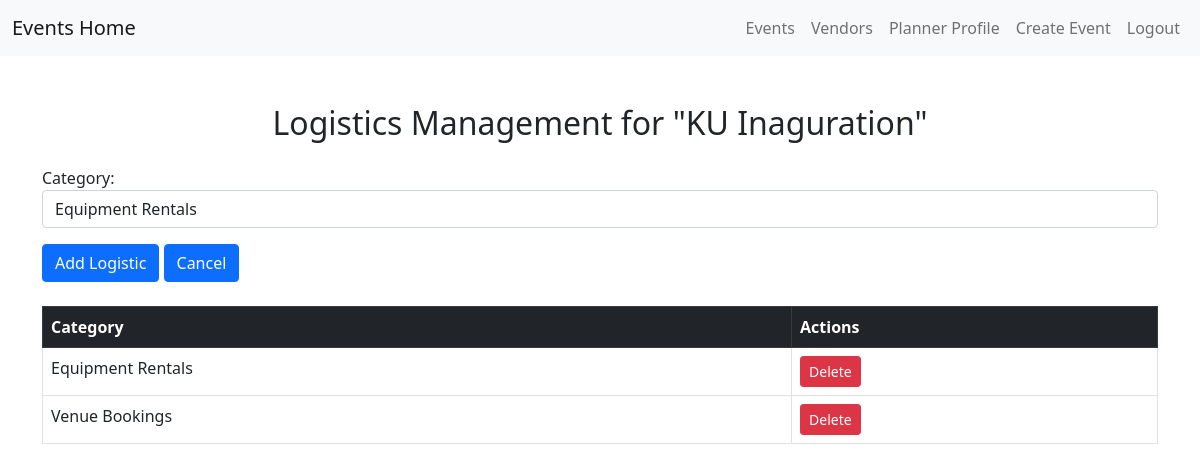
Screenshot of /logistics/1/ (signed in) with the database file from the repository.
### base/models.py (models this page shows, shortened)
class Event(models.Model):
    name = models.CharField(max_length=100)
    description = models.TextField()
    date = models.DateField()
    time = models.TimeField()
    location = models.CharField(max_length=100)
    max_attendees = models.IntegerField()
    registrations = models.IntegerField(default=0)
    categories = models.ManyToManyField('EventCategory')
    created_by = models.ForeignKey(User, on_delete=models.SET_NULL, null=True)
    vip_cost = models.IntegerField(default=2000, null=True)
    standard_cost = models.IntegerField(default=500, null=True)

class Logistics(models.Model):
    event = models.ForeignKey(Event, on_delete=models.CASCADE)
    category = models.CharField(max_length=100, choices=[
        ('Equipment Rentals', 'Equipment Rentals'),
        ('Catering Services', 'Catering Services'),
        ('Venue Bookings', 'Venue Bookings'),
        ('Transportation', 'Transportation'),
    ], default='Equipment Rentals')

### base/views.py (the view)
# urls.py: path('logistics/<int:event_id>/', views.logistics_management, name='logistics'),
@login_required(login_url='login')
@user_passes_test(lambda u: is_Admin(u) or is_EventPlanner(u))
def logistics_management(request, event_id):
    event = Event.objects.get(id=event_id)
    logistics = Logistics.objects.filter(event=event)
    if request.method == 'POST':
        form = LogisticsForm(request.POST)
        if form.is_valid():
            logistic = form.save(commit=False)
            logistic.event = event
            logistic.save()
            return redirect('logistics', event_id=event_id)
    else:
        form = LogisticsForm()
    return render(request, 'logisticsManagement.html', {'event': event, 'logistics': logistics, 'form': form})

### base/forms.py
class LogisticsForm(forms.ModelForm):
    class Meta:
        model = Logistics
        fields = ['category']
        widgets = {
            'category': forms.Select(attrs={'class': 'form-control'}),
        }

### base/templatetags/events.py (called while the page is built)
@register.filter(name='is_EventPlanner')
def is_EventPlanner(user):
    return user.groups.filter(name='Event Planner').exists()

@register.filter(name='is_Admin')
def is_Admin(user):
    return user.groups.filter(name='Admin').exists()

@register.filter(name='is_Vendor')
def is_Vendor(user):
    return user.groups.filter(name='Vendor').exists()

### base/views.py (called while the page is built)
def is_Admin(user):
    return user.groups.filter(name='Admin').exists()

def is_EventPlanner(user):
    return user.groups.filter(name='Event Planner').exists()

### templates/logisticsManagement.html (shortened to what this page needs)
{% load events %}
<!DOCTYPE html>
<html lang="en">
<head>
    <link href="https://cdn.jsdelivr.net/npm/bootstrap@5.0.2/dist/css/bootstrap.min.css" rel="stylesheet">
</head>
<body>
    {% include 'navbar.html' %}
    <div class="container mt-5">
        <h2 class="text-center mb-4">Logistics Management for "{{ event.name }}"</h2>
        <form method="post" class="mb-4">
            {{ form.as_p }}
            <button type="submit" class="btn btn-primary">Add Logistic</button>
            <a href="{% url 'event-details' event.id %}" class="btn btn-primary">Cancel</a>
        </form>
        {% if logistics %}
        <table class="table table-bordered table-hover">
            <thead class="table-dark">
                <tr>
                    <th>Category</th>
                    <th>Actions</th>
                </tr>
            </thead>
            <tbody>
                {% for logistic in logistics %}
                <tr>
                    <td>{{ logistic.category }}</td>
                    <td>
                        <a href="{% url 'logistics-delete' logistics_id=logistic.id %}" class="btn btn-sm btn-danger">Delete</a>
                </tr>
                {% endfor %}
            </tbody>
        </table>
        {% else %}
        <div class="alert alert-info" role="alert">
            No logistics added yet. Use the form above to add a logistic item.
        </div>
        {% endif %}
    </div>
</body>
</html>

### templates/navbar.html (shortened to what this page needs)
{% load events %}
<!DOCTYPE html>
<html lang="en">
  <head>
    <link
      href="https://cdn.jsdelivr.net/npm/bootstrap@5.0.2/dist/css/bootstrap.min.css"
      rel="stylesheet"
    />
  </head>
<nav class="navbar navbar-expand-lg navbar-light bg-light">
    <div class="container-fluid">
      <a class="navbar-brand" href="/">Events Home</a>
      <div class="collapse navbar-collapse" id="navbarNav">
        <ul class="navbar-nav ms-auto">
          <li class="nav-item">
            <a class="nav-link" href="/event-list/">Events</a>
          </li>
          <li class="nav-item">
            <a class="nav-link" href="/vendor-list/">Vendors</a>
          </li>
          {% if user.is_authenticated %}
            <li class="nav-item"><a class="nav-link" href="/user-profile/">{{user.first_name}} Profile</a></li>
              {% if user|is_EventPlanner or user|is_Admin %}
              <li class="nav-item"><a class="nav-link" href="/event-create/">Create Event</a></li>
              {% endif %}
          <li class="nav-item">
            <a class="nav-link" href="/logout/">Logout</a>
          </li>
          {% endif %}
        </ul>
      </div>
    </div>
  </nav>
</body>
</html>

### rows the page displays
Event: name "KU Inaguration"
Logistics: category "Equipment Rentals"
Logistics: category "Venue Bookings"

### other values shown
{{ user.first_name }} "Planner"
